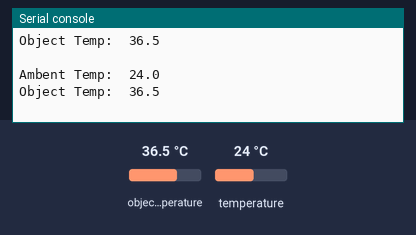
Bench run of a program on a simulated CircuitPython board. On the bench: the last lines printed to the serial console. Inputs (shaded band) come from the test bench; at power-on: object temperature 36.5 °C, temperature 24 °C.

Above: at 1.2 s.
1.3 s: object temperature set to 20 °C
At 2.5 s:
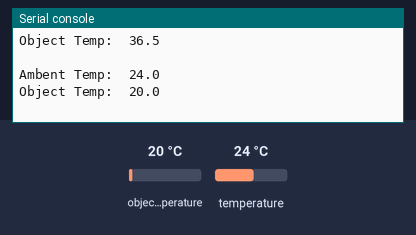
2.8 s: temperature set to 12 °C
At 3.8 s:
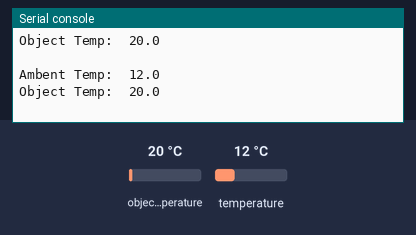
4.3 s: object temperature set to 26 °C
At 5.8 s:
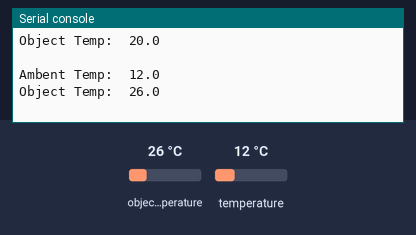
Timing chart, 0 to 7.3 s (numbered marks = the images above; inputs shaded):
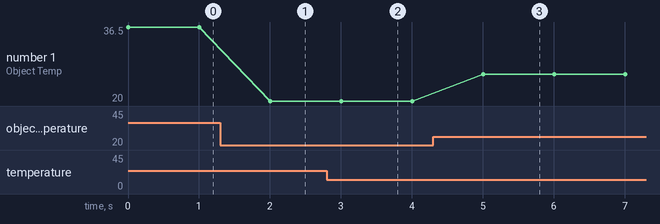

The program:

test.py
```python
import board
import busio as io
import adafruit_mlx90614
from time import sleep

# the mlx90614 must be run at 100k [normal speed]
# i2c default mode is is 400k [full speed]
# the mlx90614 will not appear at the default 400k speed
i2c = io.I2C(board.SCL, board.SDA, frequency=100000)
mlx = adafruit_mlx90614.MLX90614(i2c)

# temperature results in celsius
while True:
    print("Ambent Temp: ", mlx.ambient_temperature)
    print("Object Temp: ", mlx.object_temperature)
    print("")
    sleep(1)
```

Measured:
- after the input at 1.3 s, the serial console: prints a new line after 0.70 s (image 1)
- after the input at 2.8 s, the serial console: prints a new line after 0.20 s (image 2)
- after the input at 4.3 s, the serial console: prints a new line after 0.70 s (image 3)
- plotted number 1: 36.5 → 20 after the input at 1.3 s, 20 → 26 after the input at 4.3 s
